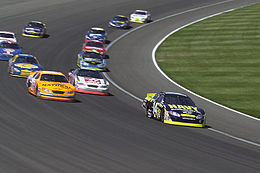
#> input picture source/notebooks/Courses/Acceleration and Velocity experiment/images/nascar.jpg, 260 x 173 px
$ python -i vision.py   (imports and definitions only)
#> lines starting #> are read from the running program, lines starting #| are printed output that depends on the picture
import numpy as np
import cv2, PIL
from cv2 import aruco
import matplotlib.pyplot as plt
import matplotlib as mpl
from IPython.display import display, HTML,clear_output
import PIL.Image

class aruco_find():
	# [9 lines left out: function __init__, not called in this run]
	def to_gray(self,image):
		return cv2.cvtColor(image, cv2.COLOR_BGR2GRAY)
	def detect(self,image):
		corners, ids, rejectedImgPoints = aruco.detectMarkers(image, self.aruco_dict, parameters=self.parameters)
		return corners, ids, rejectedImgPoints
	# [42 lines left out: functions mark_image, detect_artifacts, marks_to_list, find, mark_frame, not called in this run]
	def get_pos(self):
		return self.cx,self.cy
	def get_rect(self):
		return self.width,self.height

class camera():
	def __init__(self,camera=0):
		self.camera = camera
		self.cap = cv2.VideoCapture(self.camera)
	def take_frame(self):
		ret, frame = self.cap.read()
		return frame
	def stop(self):
		self.cap.release()

class show_image():
	def __init__(self,jupyter=True):
		self.jupyter = jupyter
	def cpreview(self,frame):
		cv2.imshow('frame',frame)
		cv2.waitKey(1)
	# [14 lines left out: functions jpreview, preview, clear, not called in this run]

class face_detection():
	# [34 lines left out: functions __init__, detect_face, not called in this run]
	def get_faces(self):
		return self.faces_num
	def get_pos(self):
		return self.cx,self.cy
	def get_rect(self):
		return self.width,self.height

class robot_center():
	# [19 lines left out: functions __init__, direction, not called in this run]

class robot_follow():
	def __init__(self,width=640):
		self.width = width
		self.max= int(width/2)
	# [13 lines left out: function direction, not called in this run]


class line_follower():
	def __init__(self,width=640,height=480,w=160,h=60):
		self.width = width
		self.height = height
		self.cx = 0
		self.cy = 0
		self.x1 = max(0,int((self.width/2) - (w/2)))
		self.x2 = min(int((self.width/2) + (w/2)),self.width)
		self.y1 = max(0,int((self.height/2) - (h/2)))
		self.y2 = min(int((self.height/2) + (h/2)),self.height)

	def detect_line(self,frame):
		crop_img = frame[self.y1:self.y2, self.x1:self.x2]
		gray = cv2.cvtColor(crop_img, cv2.COLOR_BGR2GRAY)
		blur = cv2.GaussianBlur(gray,(5,5),0)
		ret,thresh = cv2.threshold(blur,60,255,cv2.THRESH_BINARY_INV)
		contours,hierarchy = cv2.findContours(thresh.copy(), 1, cv2.CHAIN_APPROX_NONE)
		if len(contours) > 0:
			c = max(contours, key=cv2.contourArea)
			M = cv2.moments(c)
			if M['m00'] != 0:
				self.cx = int(M['m10']/M['m00'])
				self.cy = int(M['m01']/M['m00'])
				cv2.line(crop_img,(self.cx,0),(self.cx,self.height),(255,0,0),1)
				cv2.line(crop_img,(0,self.cy),(self.width,self.cy),(255,0,0),1)
				cv2.drawContours(crop_img, contours, -1, (0,255,0), 1)
			else:
				self.cx = 0
				self.cy = 0
		else:
			self.cx = 0
			self.cy = 0

		return crop_img

	def get_pos(self):
		return self.cx,self.cy

>>> import cv2
>>> picture = cv2.imread('../../notebooks/Courses/Acceleration and Velocity experiment/images/nascar.jpg', cv2.IMREAD_GRAYSCALE)
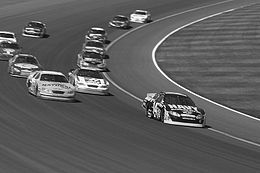
#> picture: shape (173, 260); min 0, max 255, mean 92
>>> result = line_follower().detect_line(picture)
#> in detect_line, `crop_img = frame[self.y1:self.y2, self.x1:self.x2]`: crop_img = empty array
#> (the run stopped early here; a loop or call above may not have finished)
